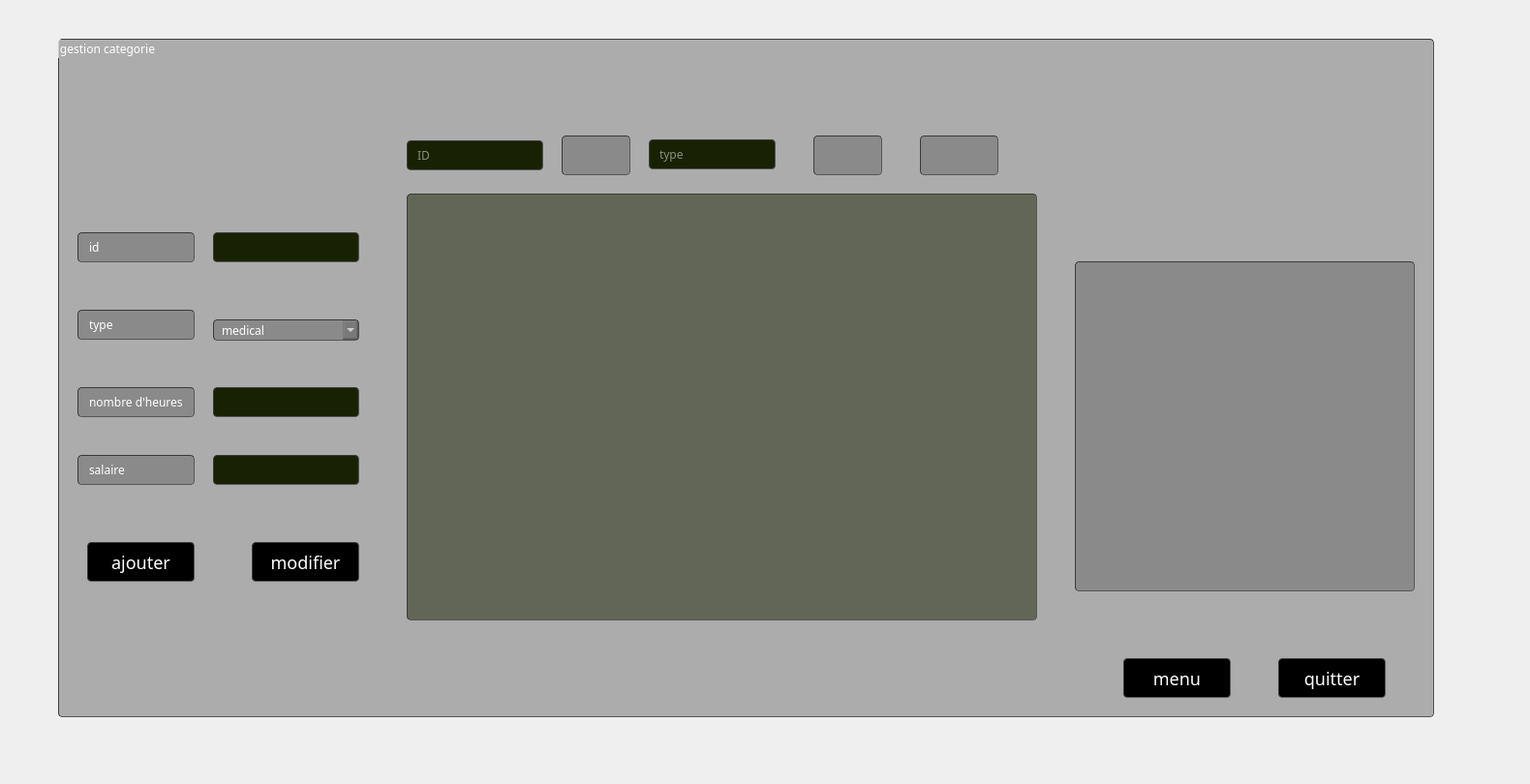
     <widget class="QWidget" name="tab_7">
      <attribute name="title">
       <string>categorie</string>
      </attribute>
      <widget class="QGroupBox" name="groupBox_8">
       <property name="geometry">
        <rect>
         <x>60</x>
         <y>40</y>
         <width>1421</width>
         <height>701</height>
        </rect>
       </property>
       <property name="autoFillBackground">
        <bool>false</bool>
       </property>
       <property name="styleSheet">
        <string notr="true">border-width: 1px; border-radius: 4px;
	border-color: rgb(58, 58, 58);
	border-style: inset;
	padding: 0 8px;
	color: rgb(255, 255, 255);
	
background-color:rgba(105, 105, 105,0.5);
	selection-background-color:#ffffff;
	selection-color:#ffffff;
font: 75 8pt &quot;MS Shell Dlg 2&quot;;
font-family: century gothic;</string>
       </property>
       <property name="title">
        <string>gestion categorie</string>
       </property>
       <widget class="QLabel" name="label_60">
        <property name="geometry">
         <rect>
          <x>20</x>
          <y>200</y>
          <width>121</width>
          <height>31</height>
         </rect>
        </property>
        <property name="text">
         <string>id</string>
        </property>
       </widget>
       <widget class="QPushButton" name="pushButton_19">
        <property name="geometry">
         <rect>
          <x>1260</x>
          <y>640</y>
          <width>111</width>
          <height>41</height>
         </rect>
        </property>
        <property name="styleSheet">
         <string notr="true">font: 75 8pt &quot;MS Shell Dlg 2&quot;;

background-color:rgb(0, 0, 0);
border-radius: 4px;
	border-color: rgb(58, 58, 58);
	border-style: inset;
font-family: century gothic;
font-size: 18px;
color: rgb(255, 255, 255);</string>
        </property>
        <property name="text">
         <string>quitter</string>
        </property>
       </widget>
       <widget class="QPushButton" name="pushButton_ajouterd_2">
        <property name="geometry">
         <rect>
          <x>30</x>
          <y>520</y>
          <width>111</width>
          <height>41</height>
         </rect>
        </property>
        <property name="styleSheet">
         <string notr="true">font: 75 8pt &quot;MS Shell Dlg 2&quot;;

background-color:rgb(0, 0, 0);
border-radius: 4px;
	border-color: rgb(58, 58, 58);
	border-style: inset;
font-family: century gothic;
font-size: 18px;
color: rgb(255, 255, 255);</string>
        </property>
        <property name="text">
         <string>ajouter</string>
        </property>
       </widget>
       <widget class="QLineEdit" name="lineEdit_id_2">
        <property name="geometry">
         <rect>
          <x>160</x>
          <y>200</y>
          <width>151</width>
          <height>31</height>
         </rect>
        </property>
        <property name="styleSheet">
         <string notr="true">border-width: 1px; border-radius: 4px;
	border-color: rgb(58, 58, 58);
	border-style: inset;
	padding: 0 8px;
	color: rgb(255, 255, 255);
	
background-color: rgb(24, 33, 2);
	selection-background-color:#ffffff;
	selection-color:#ffffff</string>
        </property>
       </widget>
       <widget class="QLabel" name="label_61">
        <property name="geometry">
         <rect>
          <x>20</x>
          <y>280</y>
          <width>121</width>
          <height>31</height>
         </rect>
        </property>
        <property name="text">
         <string>type</string>
        </property>
       </widget>
       <widget class="QLabel" name="label_62">
        <property name="geometry">
         <rect>
          <x>20</x>
          <y>360</y>
          <width>121</width>
          <height>31</height>
         </rect>
        </property>
        <property name="text">
         <string>nombre d'heures</string>
        </property>
       </widget>
       <widget class="QLineEdit" name="lineEdit_nb_2">
        <property name="geometry">
         <rect>
          <x>160</x>
          <y>360</y>
          <width>151</width>
          <height>31</height>
         </rect>
        </property>
        <property name="styleSheet">
         <string notr="true">border-width: 1px; border-radius: 4px;
	border-color: rgb(58, 58, 58);
	border-style: inset;
	padding: 0 8px;
	color: rgb(255, 255, 255);
	
background-color: rgb(24, 33, 2);
	selection-background-color:#ffffff;
	selection-color:#ffffff</string>
        </property>
       </widget>
       <widget class="QPushButton" name="pushButton_20">
        <property name="geometry">
         <rect>
          <x>200</x>
          <y>520</y>
          <width>111</width>
          <height>41</height>
         </rect>
        </property>
        <property name="styleSheet">
         <string notr="true">font: 75 8pt &quot;MS Shell Dlg 2&quot;;

background-color:rgb(0, 0, 0);
border-radius: 4px;
	border-color: rgb(58, 58, 58);
	border-style: inset;
font-family: century gothic;
font-size: 18px;
color: rgb(255, 255, 255);</string>
        </property>
        <property name="text">
         <string>modifier</string>
        </property>
       </widget>
       <widget class="QTableView" name="tablecategorie">
        <property name="geometry">
         <rect>
          <x>360</x>
          <y>160</y>
          <width>651</width>
          <height>441</height>
         </rect>
        </property>
        <property name="styleSheet">
         <string notr="true">QTableView {
background: rgba(255, 255, 255,0.5);
background-color: rgba(24, 33, 2,0.5);
}
QTableView QTableCornerButton::section
{
     background: rgb(114, 124, 127);
}
QTableView::item:focus

{
    color:black;
}
QTableView::item:selected
{
    color:black;
     background: rgba(0, 0, 0, 50%);
}
QHeaderView::section
{

     background:black;
}
</string>
        </property>
       </widget>
       <widget class="QLineEdit" name="lineEdit_id2_2">
        <property name="geometry">
         <rect>
          <x>360</x>
          <y>105</y>
          <width>141</width>
          <height>31</height>
         </rect>
        </property>
        <property name="styleSheet">
         <string notr="true">border-width: 1px; border-radius: 4px;
	border-color: rgb(58, 58, 58);
	border-style: inset;
	padding: 0 8px;
	color: rgb(255, 255, 255);
	
background-color: rgb(24, 33, 2);
	selection-background-color:#ffffff;
	selection-color:#ffffff</string>
        </property>
        <property name="placeholderText">
         <string>ID</string>
        </property>
       </widget>
       <widget class="QPushButton" name="pushButton_supprimer2">
        <property name="geometry">
         <rect>
          <x>520</x>
          <y>100</y>
          <width>71</width>
          <height>41</height>
         </rect>
        </property>
        <property name="styleSheet">
         <string notr="true">image: url(:/img/img/delete.png);</string>
        </property>
        <property name="text">
         <string/>
        </property>
       </widget>
       <widget class="QLineEdit" name="lineEdit_6">
        <property name="geometry">
         <rect>
          <x>610</x>
          <y>104</y>
          <width>131</width>
          <height>31</height>
         </rect>
        </property>
        <property name="styleSheet">
         <string notr="true">border-width: 1px; border-radius: 4px;
	border-color: rgb(58, 58, 58);
	border-style: inset;
	padding: 0 8px;
	color: rgb(255, 255, 255);
	
background-color: rgb(24, 33, 2);
	selection-background-color:#ffffff;
	selection-color:#ffffff</string>
        </property>
        <property name="placeholderText">
         <string>type</string>
        </property>
       </widget>
       <widget class="QPushButton" name="pushButton_21">
        <property name="geometry">
         <rect>
          <x>780</x>
          <y>100</y>
          <width>71</width>
          <height>41</height>
         </rect>
        </property>
        <property name="styleSheet">
         <string notr="true">image: url(:/img/img/rech.png);</string>
        </property>
        <property name="text">
         <string/>
        </property>
       </widget>
       <widget class="QPushButton" name="pushButton_22">
        <property name="geometry">
         <rect>
          <x>890</x>
          <y>100</y>
          <width>81</width>
          <height>41</height>
         </rect>
        </property>
        <property name="styleSheet">
         <string notr="true">image: url(:/img/img/Trie.png);</string>
        </property>
        <property name="text">
         <string/>
        </property>
       </widget>
       <widget class="QLabel" name="label_63">
        <property name="geometry">
         <rect>
          <x>20</x>
          <y>430</y>
          <width>121</width>
          <height>31</height>
         </rect>
        </property>
        <property name="text">
         <string>salaire</string>
        </property>
       </widget>
       <widget class="QLineEdit" name="lineEdit_sal">
        <property name="geometry">
         <rect>
          <x>160</x>
          <y>430</y>
          <width>151</width>
          <height>31</height>
         </rect>
        </property>
        <property name="styleSheet">
         <string notr="true">border-width: 1px; border-radius: 4px;
	border-color: rgb(58, 58, 58);
	border-style: inset;
	padding: 0 8px;
	color: rgb(255, 255, 255);
	
background-color: rgb(24, 33, 2);
	selection-background-color:#ffffff;
	selection-color:#ffffff</string>
        </property>
       </widget>
       <widget class="QPushButton" name="pushButton_24">
        <property name="geometry">
         <rect>
          <x>1100</x>
          <y>640</y>
          <width>111</width>
          <height>41</height>
         </rect>
        </property>
        <property name="styleSheet">
         <string notr="true">font: 75 8pt &quot;MS Shell Dlg 2&quot;;

background-color:rgb(0, 0, 0);
border-radius: 4px;
	border-color: rgb(58, 58, 58);
	border-style: inset;
font-family: century gothic;
font-size: 18px;
color: rgb(255, 255, 255);</string>
        </property>
        <property name="text">
         <string>menu</string>
        </property>
       </widget>
       <widget class="QComboBox" name="comboBox_3">
        <property name="geometry">
         <rect>
          <x>160</x>
          <y>290</y>
          <width>151</width>
          <height>22</height>
         </rect>
        </property>
        <item>
         <property name="text">
          <string>medical</string>
         </property>
        </item>
        <item>
         <property name="text">
          <string>dirigeant</string>
         </property>
        </item>
        <item>
         <property name="text">
          <string>entraineur</string>
         </property>
        </item>
        <item>
         <property name="text">
          <string>commercial</string>
         </property>
        </item>
        <item>
         <property name="text">
          <string>financier</string>
         </property>
        </item>
        <item>
         <property name="text">
          <string>ouvrier</string>
         </property>
        </item>
        <item>
         <property name="text">
          <string>agent de securite</string>
         </property>
        </item>
       </widget>
       <widget class="stat_yas" name="widget_4" native="true">
        <property name="geometry">
         <rect>
          <x>1050</x>
          <y>230</y>
          <width>351</width>
          <height>341</height>
         </rect>
        </property>
       </widget>
      </widget>
      <widget class="QLabel" name="label_64">
       <property name="geometry">
        <rect>
         <x>1230</x>
         <y>0</y>
         <width>291</width>
         <height>201</height>
        </rect>
       </property>
       <property name="styleSheet">
        <string notr="true">border-image: url(:/img/img/EST-logo2.png);</string>
       </property>
       <property name="text">
        <string/>
       </property>
      </widget>
      <widget class="QLabel" name="label_65">
       <property name="geometry">
        <rect>
         <x>-10</x>
         <y>0</y>
         <width>1571</width>
         <height>801</height>
        </rect>
       </property>
       <property name="styleSheet">
        <string notr="true">border-image: url(:/img/img/lagou.jpg);</string>
       </property>
       <property name="text">
        <string/>
       </property>
      </widget>
      <zorder>label_65</zorder>
      <zorder>groupBox_8</zorder>
      <zorder>label_64</zorder>
     </widget>
